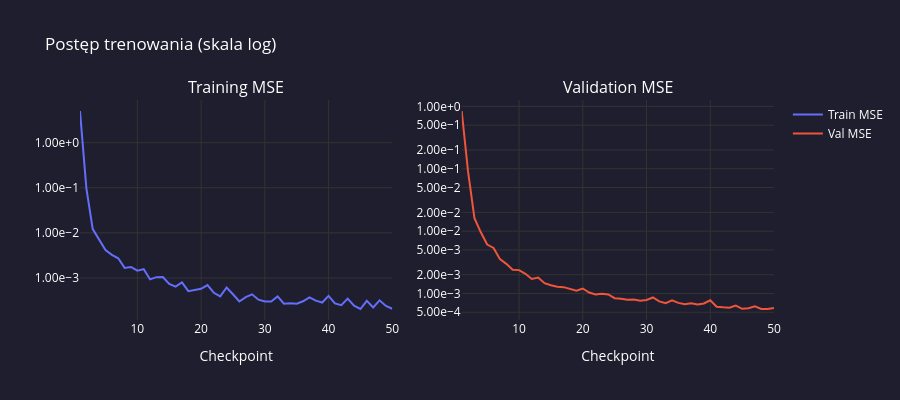

Write notebook code for a chart like this one.
### Markdown cell above
---
### 4b. Krzywe uczenia

### Code cell
pokaz_postep_trenowania(own_trainer.loss_history, own_trainer.val_mse_history)

### Figure 1 — Plotly figure (JSON) as saved in the notebook; plotly's stock layout.template omitted (floating-point values rounded to 4 significant figures)
{"data": [{"line": {"color": "#636EFA"}, "name": "Train MSE", "type": "scatter", "x": [1, 2, 3, 4, 5, 6, 7, 8, 9, 10, 11, 12, 13, 14, 15, 16, 17, 18, 19, 20, 21, 22, 23, 24, 25, 26, 27, 28, 29, 30, 31, 32, 33, 34, 35, 36, 37, 38, 39, 40, 41, 42, 43, 44, 45, 46, 47, 48, 49, 50], "xaxis": "x", "y": [5.047, 0.09726, 0.01213, 0.00708, 0.004131, 0.003241, 0.002721, 0.001667, 0.00175, 0.001446, 0.001567, 0.000925, 0.001039, 0.001049, 0.000736, 0.000641, 0.000798, 0.000507, 0.000542, 0.000571, 0.000693, 0.000468, 0.000388, 0.000612, 0.000434, 0.000299, 0.000375, 0.000432, 0.000328, 0.000298, 0.000299, 0.000388, 0.000268, 0.000274, 0.000267, 0.000303, 0.000369, 0.000312, 0.000284, 0.000398, 0.000271, 0.000248, 0.000347, 0.000241, 0.000204, 0.000309, 0.000221, 0.000317, 0.000238, 0.000207], "yaxis": "y"}, {"line": {"color": "#EF553B"}, "name": "Val MSE", "type": "scatter", "x": [1, 2, 3, 4, 5, 6, 7, 8, 9, 10, 11, 12, 13, 14, 15, 16, 17, 18, 19, 20, 21, 22, 23, 24, 25, 26, 27, 28, 29, 30, 31, 32, 33, 34, 35, 36, 37, 38, 39, 40, 41, 42, 43, 44, 45, 46, 47, 48, 49, 50], "xaxis": "x2", "y": [0.843, 0.0899, 0.01616, 0.009575, 0.006095, 0.005368, 0.003549, 0.002988, 0.002409, 0.002369, 0.002066, 0.001712, 0.001798, 0.001464, 0.001357, 0.001286, 0.001264, 0.001174, 0.001107, 0.001203, 0.001037, 0.000963, 0.00099, 0.000964, 0.000841, 0.00082, 0.000793, 0.000799, 0.000768, 0.000789, 0.000863, 0.000748, 0.000698, 0.000777, 0.000707, 0.000672, 0.000695, 0.000668, 0.000691, 0.000779, 0.000613, 0.000601, 0.000593, 0.000638, 0.000568, 0.000579, 0.000622, 0.000565, 0.000564, 0.000587], "yaxis": "y2"}], "layout": {"annotations": [{"font": {"size": 16}, "showarrow": false, "text": "Training MSE", "x": 0.225, "xanchor": "center", "xref": "paper", "y": 1, "yanchor": "bottom", "yref": "paper"}, {"font": {"size": 16}, "showarrow": false, "text": "Validation MSE", "x": 0.775, "xanchor": "center", "xref": "paper", "y": 1, "yanchor": "bottom", "yref": "paper"}], "font": {"color": "white"}, "height": 400, "paper_bgcolor": "#1e1e2e", "plot_bgcolor": "#1e1e2e", "title": {"text": "Postęp trenowania (skala log)"}, "xaxis": {"anchor": "y", "domain": [0, 0.45], "gridcolor": "#333", "title": {"text": "Checkpoint"}}, "xaxis2": {"anchor": "y2", "domain": [0.55, 1], "gridcolor": "#333", "title": {"text": "Checkpoint"}}, "yaxis": {"anchor": "x", "domain": [0, 1], "gridcolor": "#333", "tickformat": ".2e", "type": "log"}, "yaxis2": {"anchor": "x2", "domain": [0, 1], "gridcolor": "#333", "tickformat": ".2e", "type": "log"}}}
